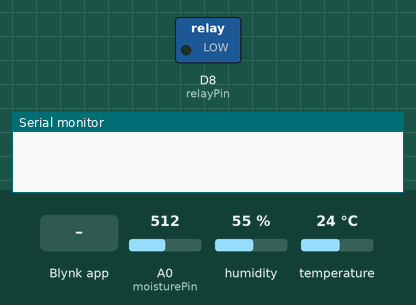
Simulated run of this sketch. Board: ESP8266 (NodeMCU). Shown: switched loads named in the sketch (green lamp = pin HIGH), the last lines printed to the serial monitor. The inputs (shaded band) are chosen by the test bench; at power-on: A0 (moisturePin) = 512, humidity 55 %, temperature 24 °C. WiFi joins after 1.5 s; servers stay silent unless stated.

Above: at 3.0 s.
3.1 s: A0 (moisturePin) set to 592
5.3 s: A0 (moisturePin) set to 616
6.8 s: Blynk app writes 0 to V5
At 7.3 s:
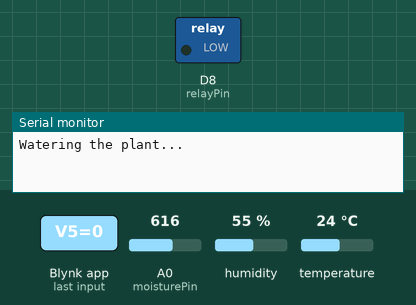
8.3 s: Blynk app writes 1 to V5
At 9.7 s:
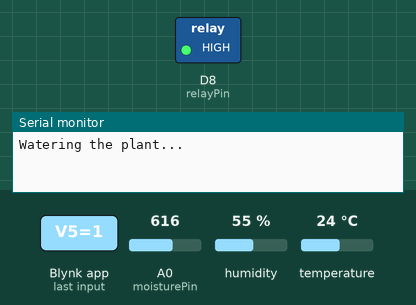
Timing chart, 0 to 10.8 s (numbered marks = the images above; inputs shaded):
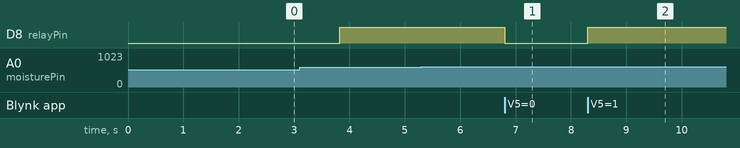

The sketch:

IoT_DHT11_Relay_Auto_Manual.ino
```cpp
#define BLYNK_TEMPLATE_ID "TMPL3_2zH5NNA"
#define BLYNK_TEMPLATE_NAME "Smart Irrigation"
#define BLYNK_AUTH_TOKEN "YyrujXg6x2T7fFoaVe4Apg1vjBO9t1pg"

#define BLYNK_PRINT Serial
#include <ESP8266WiFi.h>
#include <BlynkSimpleEsp8266.h>
#include <SimpleDHT.h>

char auth[] = "YyrujXg6x2T7fFoaVe4Apg1vjBO9t1pg"; // Get this from the Blynk app
char ssid[] = "admin";
char pass[] = "11111111";

#define DHTPIN D5
#define DHTTYPE DHT11

SimpleDHT11 dht(DHTPIN);

const int moisturePin = A0;  // Pin connected to the analog output of the soil moisture sensor
const int relayPin = D8;     // Pin connected to the relay module
int moistureValue = 0;       // Variable to store the moisture value

// Define the threshold values for soil moisture
const int lowerThreshold = 600;  // Lower threshold to start watering
const int upperThreshold = 1000; // Upper threshold to stop watering

BlynkTimer timer;

void setup() {
  Serial.begin(9600);           // Initialize serial communication for debugging
  Blynk.begin(auth, ssid, pass);

  pinMode(moisturePin, INPUT);  // Set the moisture sensor pin as an input
  pinMode(relayPin, OUTPUT);    // Set the relay pin as an output
  digitalWrite(relayPin, LOW);  // Ensure the relay is off at startup

  timer.setInterval(2000L, sendSensorData);
}

void loop() {
  Blynk.run();
  timer.run();
}

void sendSensorData() {
  byte temperature = 0;
  byte humidity = 0;
  moistureValue = analogRead(moisturePin); // Read the analog value from the sensor

  int err = dht.read(&temperature, &humidity, NULL);
  if (err != SimpleDHTErrSuccess) {
    Serial.print("Read DHT11 failed, err="); Serial.println(err);
    return;
  }

  Blynk.virtualWrite(V1, (int)temperature);
  Blynk.virtualWrite(V2, (int)humidity);
  Blynk.virtualWrite(V3, moistureValue);

  // Check if the soil moisture is below the lower threshold
  if (moistureValue < lowerThreshold) {
    digitalWrite(relayPin, HIGH); // Turn on the relay to start the water pump
    Serial.println("Watering the plant...");
    Blynk.virtualWrite(V4, 1); // Notify the app
  }
  // Check if the soil moisture is at or above the upper threshold
  else if (moistureValue >= upperThreshold) {
    digitalWrite(relayPin, LOW);  // Turn off the relay to stop the water pump
    Serial.println("Soil is moist enough.");
    Blynk.virtualWrite(V4, 0); // Notify the app
  }
}

BLYNK_WRITE(V5) { // Control relay from the app button
  int pinValue = param.asInt();
  if (pinValue) {
    digitalWrite(relayPin, HIGH); // Turn on the water pump
  } else {
    digitalWrite(relayPin, LOW); // Turn off the water pump
  }
}
```

Measured:
- after the input at 5.3 s, every drawn part: stays the same
- after the input at 6.8 s, D8 (relayPin): HIGH → LOW at once
- after the input at 8.3 s, D8 (relayPin): LOW → HIGH at once
